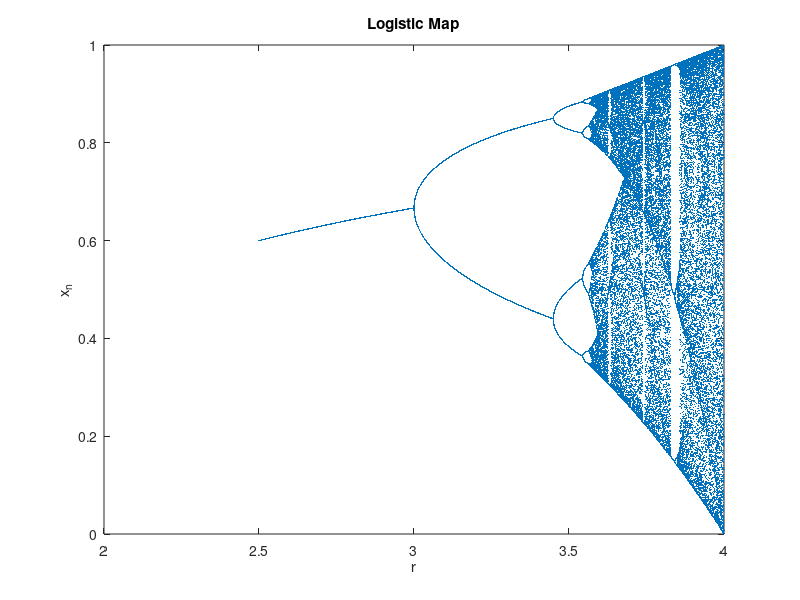

This figure's MATLAB source:
%% Logistic Map
% This is a script to produce Logistic map.
% 
% Creation date: 2018-12-31
% 
% Last modification date: 2018-12-31
% 
% By Bill Chen
%% Parameter initialization
%%

clear; % clear workspace
close all; % close all figures
clc; % clear command window

fprintf('Initializing...\n');

t0 = clock; % initial time

f = @(r, x) r .* x .* (1 - x); % iteration function

r0 = 2.5; % begining of r
rt = 4; % end of r
h = 0.0001; % interval of r

r = (r0 : h : rt)'; % create r array
N = length(r); % number of r

iter0 = 10000; % number of pre-iteration
itert = 10010; % end of iteration

iterN = itert - iter0; % number of iteration to be listed

fprintf('Initialization complete.\n')
%% Iteration
%%

fprintf('Iterating...\n')

x = zeros(iterN * N, 1); % x array
y = zeros(iterN * N, 1); % y array

temp = rand(N, 1); % randomized version of initial temp array
% temp = 0.5 * ones(N, 1); % nonrandomized version of initial temp array

for i = 0 : itert
    temp = f(r, temp); % iteration
    
    if i > iter0 % if i > iter0, update x, y arrays
        x((i - iter0 - 1) * N + 1 : (i - iter0) * N) = r;
        y((i - iter0 - 1) * N + 1 : (i - iter0) * N) = temp;
    end
end

t1 = clock; % end time
fprintf('Iteration complete.\n')
fprintf('Runging time = %g s.\n', etime(t1, t0))
%% Plot
%%

plot(x, y, '.', 'MarkerSize', 2)
title('Logistic Map')
xlabel('r')
ylabel('x_n')